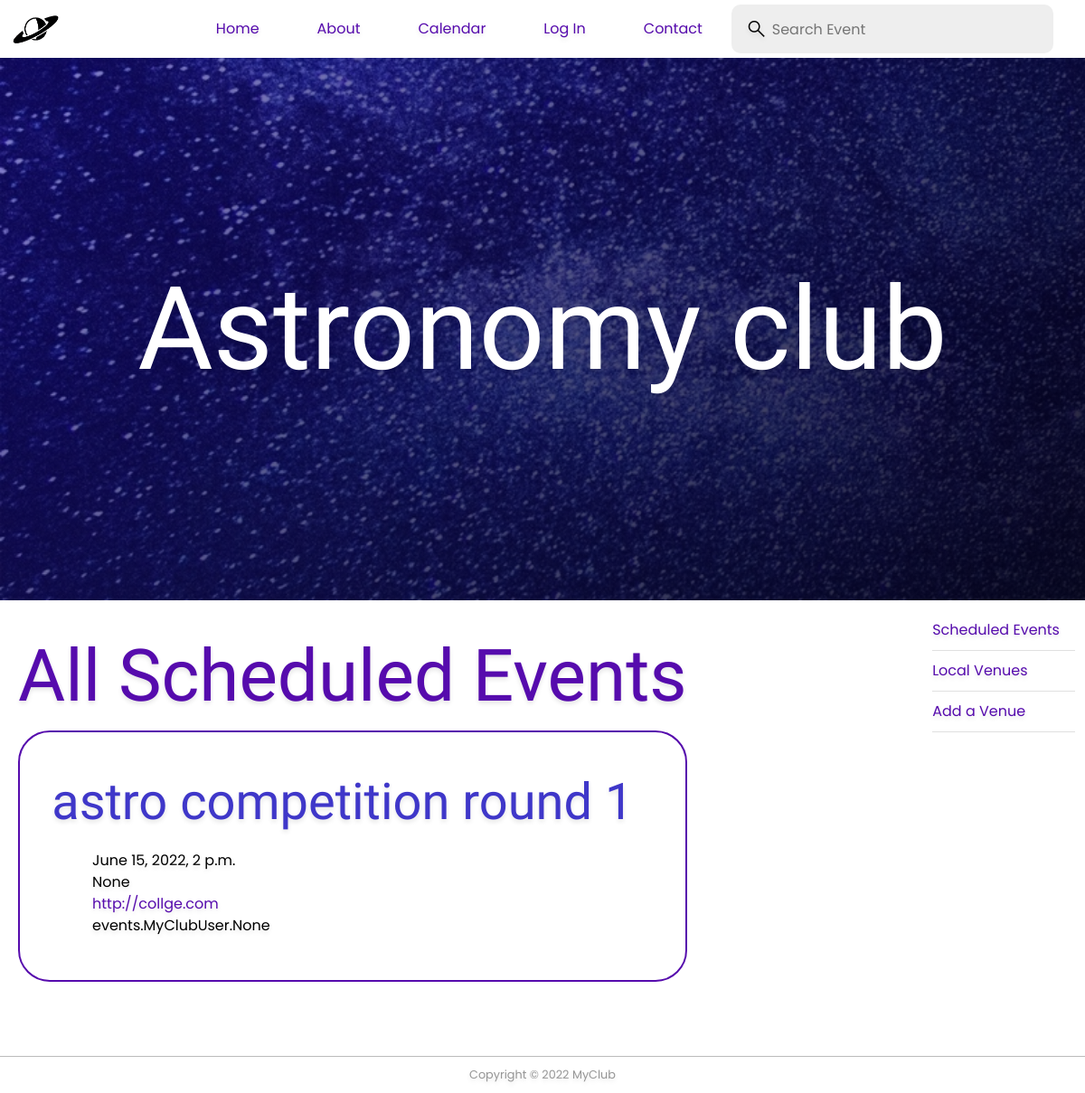
Page /all-events/ on the committed database.
### events/models.py (models this page shows, shortened)
class Event(models.Model):
     name = models.CharField('Event Name', max_length=120)
     event_date = models.DateTimeField('Event Date')
     venue = models.ForeignKey(Venue, blank=True, null=True, on_delete=models.CASCADE)
     manager = models.ForeignKey(User, blank=True, on_delete=models.SET_NULL, null=True, max_length = 60)
     attendees = models.ManyToManyField(MyClubUser, blank=True)
     description = models.TextField(blank=True)

class Venue(models.Model):
      name = models.CharField('Venue Name', max_length=120)
      address = models.CharField(max_length=300)
      zip_code = models.CharField('Zip/Post Code', max_length=12)
      phone = models.CharField('Contact Phone', max_length=20, blank=True)
      web = models.URLField('Web Address',blank=True)
      email_address = models.EmailField('Email Address',blank=True)

### events/views.py (the view)
# urls.py: path('all-events/', views.all_events, name='show-events'),
def all_events(request):
    all_events_list = Event.objects.all()
    title = 'Scheduled Events'
    return render(request, 'events/event_list.html',{'title':title, 'events_list':all_events_list})

### events/templates/events/event_list.html (shortened to what this page needs)
{% extends "base.html" %}
{% block search-bar %}
<form class="search-bar" method="POST" action="{% url 'search-venues' %}">
    <span class="material-symbols-outlined">Search</span>
    <input type="search" class="search" name="searched" placeholder="Search Event" aria-label="Search">
</form>
{% endblock search-bar %}
{% block content %}
<h1 class="main-heading-1">All {{ title }} </h1>
    {% for event in events_list %}
    <div class="event-container">
        <h1 class="main-heading-2">{{ event.name }}</h1>
            <p class="event-details">
                {{ event.event_date }} <br>
                {{ event.manager }} <br>
                <a href="{{ event.venue.web }}" class="link">{{ event.venue.web }}</a> <br>
                {{ event.attendees }} <br>
                {{ venue.description }} <br>
            </p>
    </div>
    {% endfor %}
{% endblock content %}

### myclub_site/static/main.css (style rules this page uses)
:root { --purple-1:#7209B7; --purple-2: #560BAD; --purple-3:#480CA8; --pink:#F72585; --dark-blue-1:#4CC9F0; --dark-blue-2:#4895EF; --dark-blue-3:#4361EE; --dark-blue-4:#3F37C9; --dark-blue-5:#3A0CA3; --light-green:rgb(57, 207, 57); --dark-green:rgba(57, 207, 57, 0.315); --red:rgb(255, 35, 35); }
* { font-family: 'Poppins', sans-serif; font-size: 16px; line-height: 1.5; margin: 0; -moz-osx-font-smoothing: grayscale; transition: all 1350ms ease-in-out; -webkit-font-smoothing: antialiased; }
html { overflow-x: hidden; text-shadow: 0 3px 5px rgba(0, 0, 0, 0.1); }
body { background-color: white; margin-top: 0px; margin-left: auto; margin-right: auto; width: 100vw; }
.material-symbols-outlined { font-variation-settings: 'FILL' 0, 'wght' 400, 'GRAD' 0, 'opsz' 48 }
.link { color: var(--purple-2); text-decoration: none; transition: all 850ms ease-in-out; }
.title, .main-heading-1, .main-heading-2 { font-family: 'Rouge Script', cursive; }
.main-heading-1 { font-size: 5rem; color: var(--purple-2); }
.main-heading-2 { font-size: 3.5rem; color: var(--dark-blue-4); padding: 0.7rem; }
input, textarea { width: 100%; padding: 5px!important; -webkit-box-sizing: border-box; -moz-box-sizing: border-box; box-sizing: border-box; border-radius: 3px; border-style: solid; border-width: 1px; border-color: rgb(169,169,169) }
input { height: 30px; }
.venue-container, .event-container { padding: 1.5rem; border: 2px solid var(--purple-2); border-radius: 35px; margin-bottom: 2rem; }
.venue-details, .event-details { padding: 0 3.5rem; }
.search-bar { margin-right: 2.2rem; padding: 0.01rem 1rem; border-radius: 10px; background: #EEEEEE; display:flex; flex-direction: row; align-items: center; justify-content: center; }
.search-bar input.search { background: inherit; border-color: transparent; border-radius: 5px; color: #63717f; float: left; height: 53px; outline: none; transition: background .55s ease; width: 300px; }
.search { float: right; border: none; }

### rows in the picture
Event: name "astro competition round 1", event_date "June 15, 2022, 2 p.m.", manager "None", venue.web "http://collge.com", attendees "events.MyClubUser.None"

### other values in the picture
{{ title }} "Scheduled Events"
